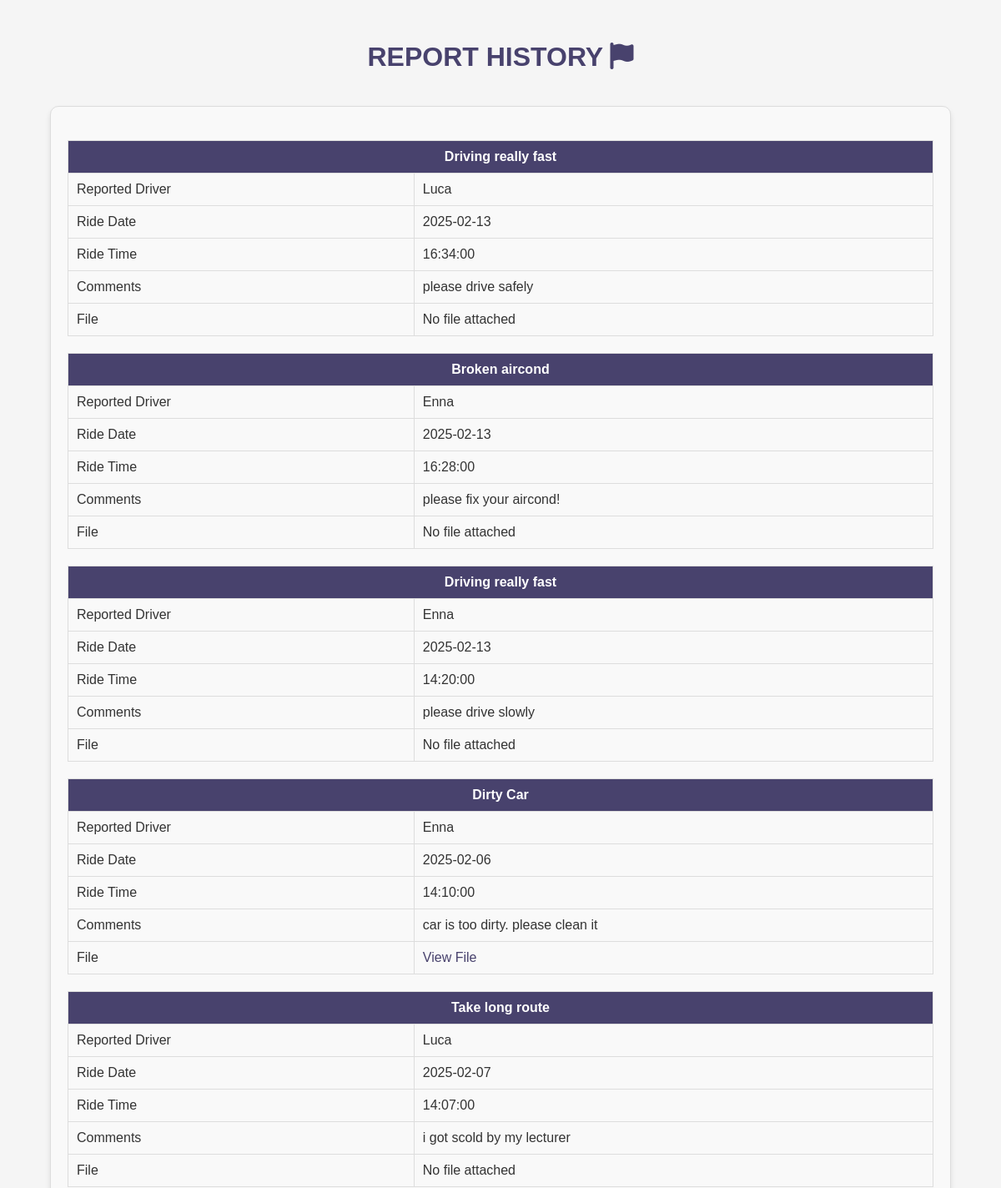
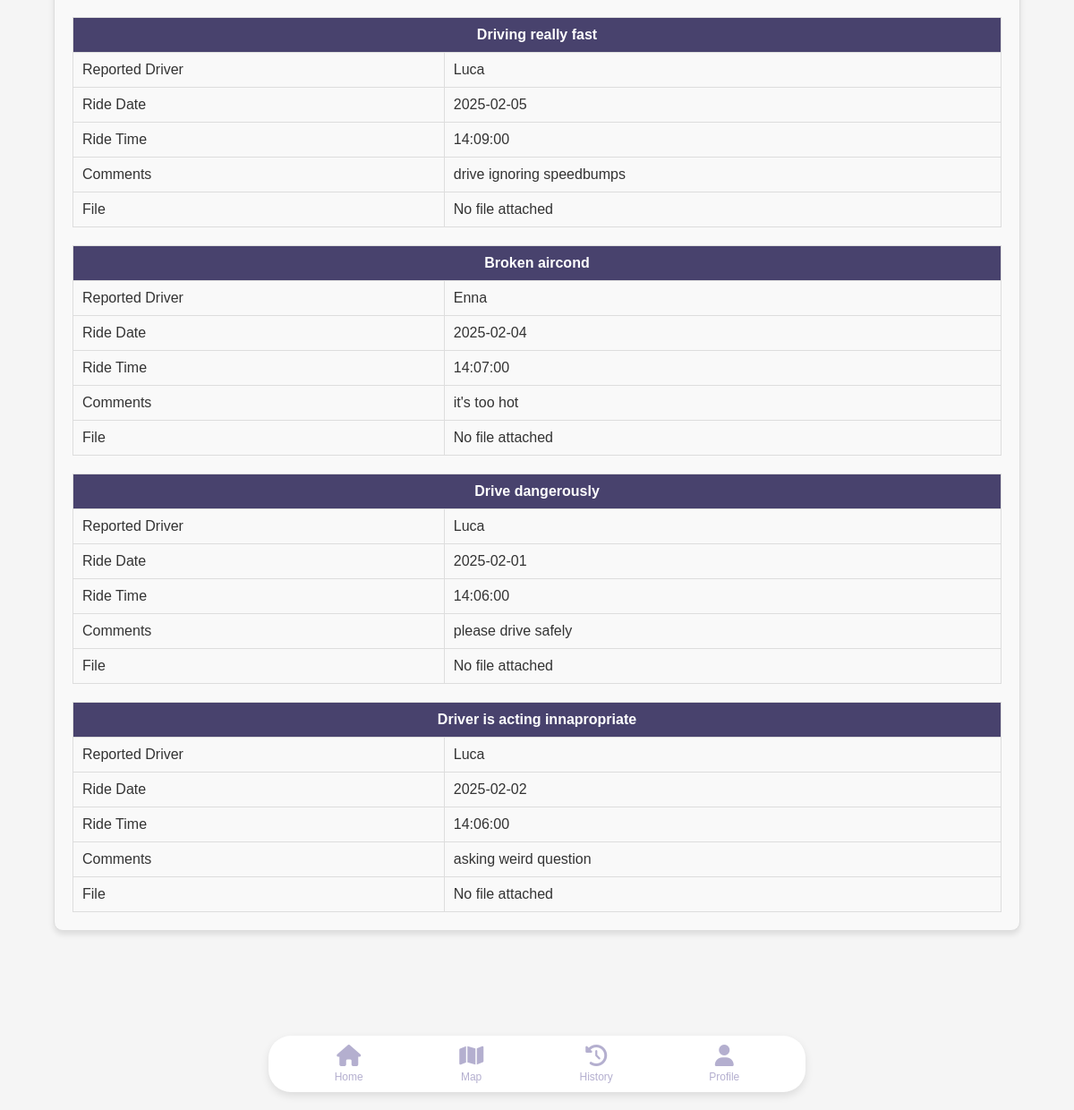
Page /Passenger/report_history.php (signed in) on the committed database (2 pictures, top to bottom).
### tables this page shows
CREATE TABLE `report` (
  `REPORT_ID` int(3) NOT NULL,
  `RIDE_DATE` date NOT NULL,
  `RIDE_TIME` time NOT NULL,
  `REPORT_SUBJECT` varchar(50) NOT NULL,
  `REPORT_COMMENT` varchar(255) NOT NULL,
  `REPORT_FILE` varchar(50) DEFAULT NULL,
  `REPORT_STATUS` varchar(20) NOT NULL,
  `REPORT_TIME` timestamp NOT NULL DEFAULT current_timestamp() ON UPDATE current_timestamp(),
  `PASSENGER_ID` int(3) NOT NULL,
  `DRIVER_ID` int(3) NOT NULL,
  `ADMIN_ID` int(3) DEFAULT NULL
);

CREATE TABLE `driver` (
  `DRIVER_ID` int(3) NOT NULL,
  `DRIVER_NAME` varchar(50) NOT NULL,
  `DRIVER_MATRICS` varchar(10) NOT NULL,
  `DRIVER_PHONE` varchar(13) NOT NULL,
  `DRIVER_CAR` varchar(50) NOT NULL,
  `DRIVER_EMAIL` varchar(50) NOT NULL,
  `DRIVER_PASSWORD` varchar(255) NOT NULL,
  `DRIVER_PROFILE` varchar(50) NOT NULL,
  `DRIVER_CURRENT` varchar(100) NOT NULL,
  `DRIVER_WARNING` int(1) NOT NULL,
  `DRIVER_STATUS` varchar(6) DEFAULT NULL
);

### Passenger/report_history.php (the view, shortened to what this page needs)
<?php
include('../connect.php');
$reports = [];
$stmt = $conn->prepare("
    SELECT r.*, d.DRIVER_NAME
    FROM report r
    LEFT JOIN driver d ON r.DRIVER_ID = d.DRIVER_ID
    ORDER BY r.REPORT_TIME DESC
");
$stmt->execute();
$result = $stmt->get_result();
while ($row = $result->fetch_assoc()) {
    $reports[] = $row;
}
?>
<!DOCTYPE html>
<html>
    <head>
        <link rel="stylesheet" href="styles.css">
    </head>
    <body id="body">
        <?php include('includes/navigation.php'); ?>
        <h1 id="title">REPORT HISTORY <i class="fa fa-flag" aria-hidden="true"></i></h1>
        <section>
            <div class="ride-form">
                <?php if (count($reports) > 0): ?>
                    <?php foreach ($reports as $report): ?>
                            <table class="report-history">
                                <tr>
                                    <th colspan="2"><?php echo htmlspecialchars($report['REPORT_SUBJECT']); ?></th>
                                </tr>
                                <tr>
                                    <td>Reported Driver</td>
                                    <td><?php echo htmlspecialchars($report['DRIVER_NAME']); ?></td>
                                </tr>
                                <tr>
                                    <td>Ride Date</td>
                                    <td><?php echo htmlspecialchars($report['RIDE_DATE']); ?></td>
                                </tr>
                                <tr>
                                    <td>Ride Time</td>
                                    <td><?php echo htmlspecialchars($report['RIDE_TIME']); ?></td>
                                </tr>
                                <tr>
                                    <td>Comments</td>
                                    <td><?php echo htmlspecialchars($report['REPORT_COMMENT']); ?></td>
                                </tr>
                                <tr>
                                    <td>File</td>
                                    <td>
                                        <?php if (!empty($report['REPORT_FILE'])): ?>
                                            <a href="../Passenger/<?php echo htmlspecialchars($report['REPORT_FILE']); ?>" target="_blank">View File</a>
                                        <?php else: ?>
                                            No file attached
                                        <?php endif; ?>
                                    </td>
                                </tr>
                            </table>
                    <?php endforeach; ?>
                <?php else: ?>
                    <p>No reports found.</p>
                <?php endif; ?>
            </div>
        </section>
    </body>
    <br><br><br><br><br>
    <br><br><br><br><br>
</html>

### Passenger/styles.css (style rules this page uses)
body, h1, h2, h3, p, a, input, form, section, div, table, th, td { margin: 0; padding: 0; box-sizing: border-box; }
body { font-family: Arial, sans-serif; background-color: #FFF; color: #333; display: flex; flex-direction: column; min-height: 100vh; margin: 0; }
h1 { margin-top:50px }
#title { font-size: 2rem; color: #48426D; margin-bottom: 20px; text-align: center; }
.ride-form { width: 90%; margin: 20px auto; background-color: #F9F9F9; border: 1px solid #DDD; border-radius: 10px; padding: 20px; box-shadow: 0 4px 6px rgba(0, 0, 0, 0.1); }
.report-history { width: 100%; margin-top: 20px; border-collapse: collapse; }
.report-history th, .report-history td { padding: 10px; text-align: left; background-color: #F9F9F9; font-size: 1rem; border: 1px solid #DDD; }
.report-history th { background-color: #48426D; color: #FFF; font-weight: bold; text-align: center; }
.report-history td { width: 40%; }
.report-history td:last-child { width: 60%; }
.report-history td a { color: #48426D; text-decoration: none; }

### Passenger/includes/navigation.php (style rules this page uses)
body { margin: 0; font-family: Arial, sans-serif; background-color: #f5f5f5; }

### rows in the picture
report: REPORT_SUBJECT "Driving really fast", DRIVER_ID.DRIVER_NAME "Luca", RIDE_DATE "2025-02-13", RIDE_TIME "16:34:00", REPORT_COMMENT "please drive safely", shows "No file attached"
report: REPORT_SUBJECT "Broken aircond", DRIVER_ID.DRIVER_NAME "Enna", RIDE_DATE "2025-02-13", RIDE_TIME "16:28:00", REPORT_COMMENT "please fix your aircond!", shows "No file attached"
report: REPORT_SUBJECT "Driving really fast", DRIVER_ID.DRIVER_NAME "Enna", RIDE_DATE "2025-02-13", RIDE_TIME "14:20:00", REPORT_COMMENT "please drive slowly", shows "No file attached"
report: REPORT_SUBJECT "Dirty Car", DRIVER_ID.DRIVER_NAME "Enna", RIDE_DATE "2025-02-06", RIDE_TIME "14:10:00", REPORT_COMMENT "car is too dirty. please clean it"
report: REPORT_SUBJECT "Take long route", DRIVER_ID.DRIVER_NAME "Luca", RIDE_DATE "2025-02-07", RIDE_TIME "14:07:00", REPORT_COMMENT "i got scold by my lecturer", shows "No file attached"
report: REPORT_SUBJECT "Driving really fast", DRIVER_ID.DRIVER_NAME "Luca", RIDE_DATE "2025-02-05", RIDE_TIME "14:09:00", REPORT_COMMENT "drive ignoring speedbumps", shows "No file attached"
report: REPORT_SUBJECT "Broken aircond", DRIVER_ID.DRIVER_NAME "Enna", RIDE_DATE "2025-02-04", RIDE_TIME "14:07:00", REPORT_COMMENT "it's too hot", shows "No file attached"
report: REPORT_SUBJECT "Drive dangerously", DRIVER_ID.DRIVER_NAME "Luca", RIDE_DATE "2025-02-01", RIDE_TIME "14:06:00", REPORT_COMMENT "please drive safely", shows "No file attached"
report: REPORT_SUBJECT "Driver is acting innapropriate", DRIVER_ID.DRIVER_NAME "Luca", RIDE_DATE "2025-02-02", RIDE_TIME "14:06:00", REPORT_COMMENT "asking weird question", shows "No file attached"
